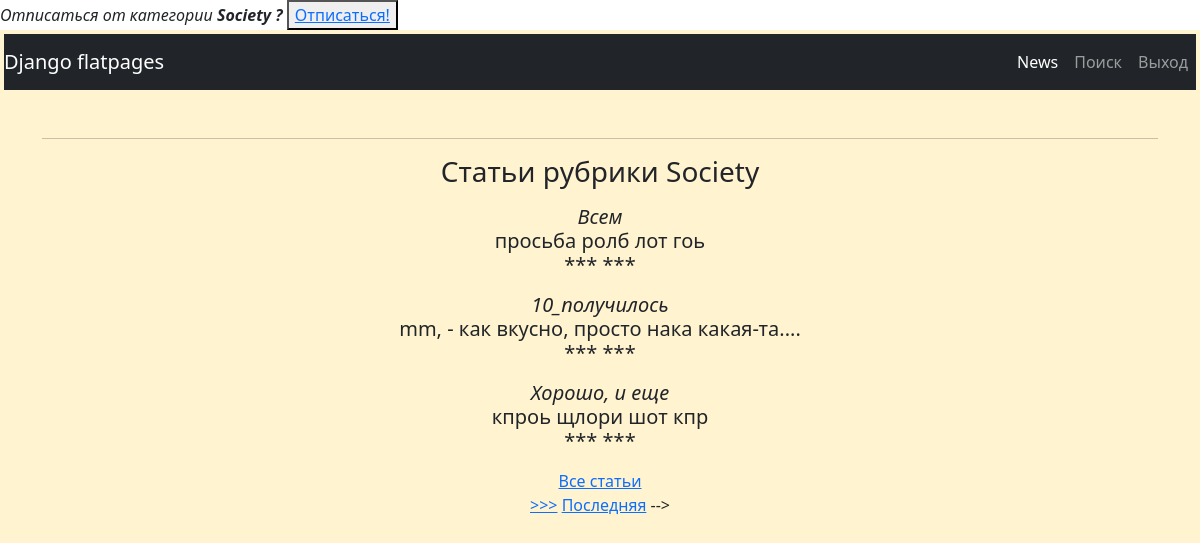
Page /news/category/3 (signed in) on the committed database.
### news/models.py (models this page shows, shortened)
class Category(models.Model):
    name = models.CharField(max_length=64, unique=True)
    subscribers = models.ManyToManyField(User, through='CategorySubscriber', blank=True)

class Post(models.Model):
    author = models.ForeignKey(Author, on_delete=models.CASCADE, verbose_name='Автор')
    NEWS = 'NW'
    ARTICLE = 'AR'
    CATEGORY_CHOICES = (
        (NEWS, 'Новость'),
        (ARTICLE, 'Статья'),
    )
    categoryType = models.CharField(max_length=2, choices=CATEGORY_CHOICES, default=ARTICLE, verbose_name='Новость/статья')
    dateCreation = models.DateTimeField(auto_now_add=True, verbose_name='Дата публикации')
    postCategory = models.ManyToManyField(Category, through='PostCategory', verbose_name='Тематика')
    title = models.CharField(max_length=128, verbose_name='Заголовок')
    text = models.TextField(verbose_name='Текст')
    rating = models.SmallIntegerField(default=0)

### news/views.py (the view)
# urls.py: path('category/<int:pk>', CategoryListView.as_view(), name='category'),
class CategoryListView(LoginRequiredMixin, ListView):
    model = Post
    template_name = 'news/cat.html'
    context_object_name = 'news'  # коллекция записей из БД
    ordering = ['-dateCreation']
    paginate_by = 3
    def get_queryset(self):
        self.id = resolve(self.request.path_info).kwargs['pk']
        c = Category.objects.get(id=self.id)
        queryset = Post.objects.filter(postCategory=c)
        return queryset
    def get_context_data(self, **kwargs):
        context = super().get_context_data(**kwargs)
        user = self.request.user
        category = Category.objects.get(id=self.id)
        context['cat'] = Category.objects.get(pk=self.kwargs['pk'])
        context['subscribers'] = category.subscribers.all()
        subscribed = category.subscribers.filter(email=user.email)
        context['category'] = category
        return context

### news/templatetags/custom_filters.py (called while the page is built)
@register.filter(name='censor')
def censor(val, arg):
    bannedList = ['идиот', 'придурок', 'черт', 'козел']
    text = val
    result = ''
    for word in bannedList:
        data = text.lower().replace(word, arg * len(word))
        text = data
    for i in range(len(val)):
        if val[i] != text[i]:
            result += text[i].upper()
        else:
            result += text[i]
    return result

### templates/news/cat.html
{% block content %}
{% if user not in subscribers %}
<div>
    <em>
        Подписаться на категорию
        <strong> {{ cat.name }} ? </strong>
    </em>
    <button>
        <a href = "{% url 'news:subscribe' cat.id %}" > Подписаться !</a>
    </button>
</div>
{% else %}
<div>
    <em>
        Отписаться от категории
        <strong> {{ cat.name }} ? </strong>
    </em>
    <button>
        <a href = "{% url 'news:unsubscribe' cat.id %}">Отписаться!</a>
    </button>
</div>
{% endif %}
{% include 'news/posts.html' %}
{% endblock content %}

### templates/news/posts.html (shortened to what this page needs)
{% extends 'flatpages/default.html' %}
{% load custom_filters %}
{% block content %}
{% if news %}
<h3> Статьи рубрики {{ cat.name }}</h3>
{% for post in news %}
<p>
<h5><em>{{ post.title|censor:"'" }} </em> <br>
  {{ post.text|censor:"'" }} <br>
  *** *** </h5></p>
{% endfor %}
{% else %}
<h2> No News yet </h2>
{% endif %}
<a href="/news/"> Все статьи </a><br>
{% endblock content %}

### rows in the picture
Category: name "Society"
Post: title|censor "Всем", text|censor "проcьбa ролб лот гоь"
Post: title|censor "10_получилось", text|censor "mm, - как вкусно, просто нака какая-та...."
Post: title|censor "Хорошо, и еще", text|censor "кпроь щлори шот кпр"
